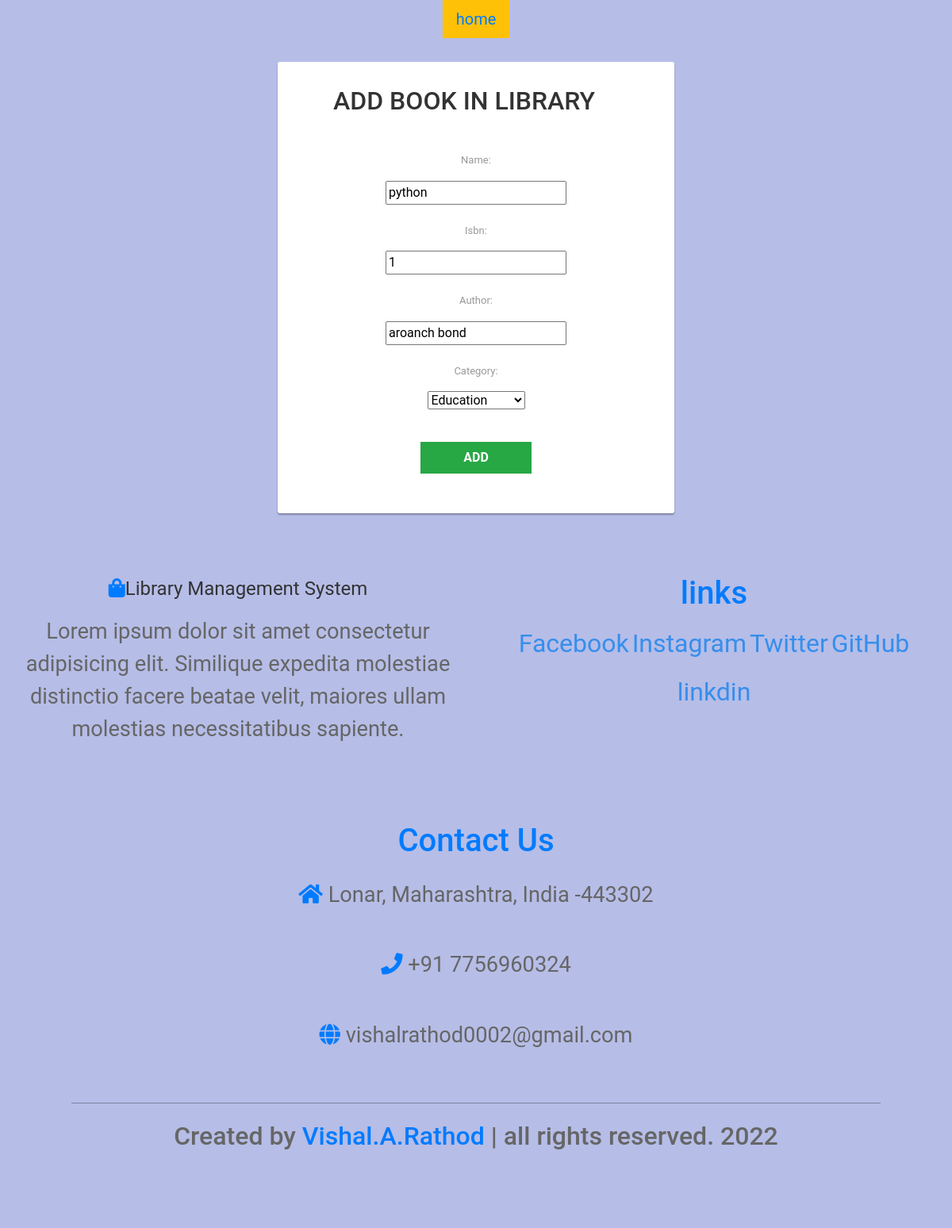
/update/31, run on the app's committed database.
### library/models.py (models this page shows, shortened)
class Book(models.Model):
    catchoice= [
        ('education', 'Education'),
        ('entertainment', 'Entertainment'),
        ('comics', 'Comics'),
        ('biography', 'Biography'),
        ('history', 'History'),
        ('novel', 'Novel'),
        ('fantasy', 'Fantasy'),
        ('thriller', 'Thriller'),
        ('romance', 'Romance'),
        ('scifi','Sci-Fi')
        ]
    name=models.CharField(max_length=30)
    isbn=models.PositiveIntegerField()
    author=models.CharField(max_length=40)
    category=models.CharField(max_length=30,choices=catchoice,default='education')

### library/views.py (the view)
# urls.py: path('update/<int:id>', views.update, name='update')
def update(request,id):
    if request.method == 'POST':
        pi = models.Book.objects.get(pk=id)
        form=forms.BookForm(request.POST,instance=pi)
        if form.is_valid():
            user=form.save()
    else:
        pi = models.Book.objects.get(pk=id)
        form=forms.BookForm(instance=pi)
    return render(request,'library/edit.html',{'form':form})
    return render(request,'library/edit.html',{'form':form})
    return render(request,'library/adminafterlogin.html')

### library/forms.py
class BookForm(forms.ModelForm):
    class Meta:
        model=models.Book
        fields=['name','isbn','author','category']

### templates/library/edit.html (shortened to what this page needs)
<!DOCTYPE html>
<html lang="en" dir="ltr">
  <head>
    <link rel="stylesheet" href="https://stackpath.bootstrapcdn.com/bootstrap/4.3.1/css/bootstrap.min.css">
    <link rel="stylesheet" href="https://maxcdn.bootstrapcdn.com/font-awesome/4.7.0/css/font-awesome.min.css">
  </head>
  <body style="background-color:#b6bde7;">
    <div class="form-group text-center">
        <div class="col-xs-8 col-xs-offset-4">
    <button  class="btn btn-warning btn-lg" style="border-radius: 0%;"><a href="/">home</a></button>
            </div>
    <div class="signup-form">
        <form  method="post" class="form-horizontal">
    			<center><h2>ADD BOOK IN LIBRARY {{id}}</h2></center>
            {% for field in form %}
            <div class="form-group text-center">
              <label class="control-label col-xs-4">{{ field.label_tag }}</label>
              <div class="col-xs-8">
              {{ field }}
               </div>
            </div>
            {% endfor %}
    		<div class="form-group text-center">
    			<div class="col-xs-8 col-xs-offset-4">
            <button type="submit" class="btn btn-success btn-lg" style="border-radius: 0%;">ADD</button>
    			</div>
    		</div>
        </form>
    </div>
    {% include "library/footer.html" %}
  </body>
</html>

### templates/library/edit.html (style rules this page uses)
body { color: #aa082e; background-color: #b6bde7 !important; font-family: 'Roboto', sans-serif; }
.form-control, .btn { border-radius: 3px; }
.signup-form { width: 500px; margin: 0 auto; padding: 30px 0; }
.signup-form h2 { color: #333; margin: 0 0 30px 0; display: inline-block; padding: 0 30px 10px 0; border-bottom: 3px solid #ffffff; }
.signup-form form { color: #999; border-radius: 3px; margin-bottom: 15px; background: #fff; box-shadow: 0px 2px 2px rgba(0, 0, 0, 0.3); padding: 30px; }
.signup-form .form-group { margin-bottom: 20px; }
.signup-form label { font-weight: normal; font-size: 13px; }
.signup-form .btn { font-size: 16px; font-weight: bold; border: none; margin-top: 20px; min-width: 140px; }

### data on the page
Book: form "python" "1" "aroanch bond" "Education"

### other printed values
{{ field.label_tag }} "Name:" "Isbn:" "Author:" "Category:"
